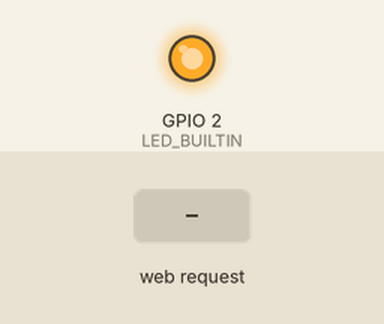
Recording of a program running on a simulated ESP8266 (NodeMCU). Parts: output pins drawn as LEDs (lit = HIGH, except the on-board LED, lit = LOW). The inputs (shaded band) are chosen by the test bench. WiFi joins after 1.5 s; servers stay silent unless stated; what the program prints to the serial monitor is not drawn.

Above: at 2.7 s.
2.8 s: HTTP request GET /led5_on received
At 4.0 s:
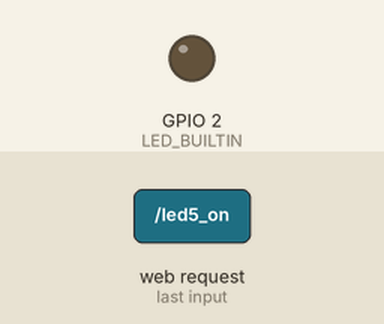
4.3 s: HTTP request GET /led5_off received
At 5.1 s:
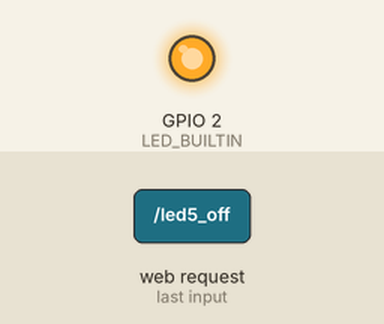
Timing chart, 0 to 7.3 s (numbered marks = the images above; inputs shaded):
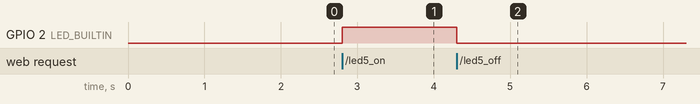

The program:

main.cpp
```cpp
#include <Arduino.h>
#include <ESP8266WiFi.h>

// Nome do seu wifi
const char* ssid = "JRBS";

// Senha do seu wifi
const char* password = "joao15jrbs00";

// Porta de comunicacao (normalmente se utiliza a 80 ou 8080)
WiFiServer server(80);

void setup() {
  // Para o node mcu esp8266 a velocidade do monitor serial e 115200
  Serial.begin(115200);
  delay(10);

  pinMode(LED_BUILTIN, OUTPUT);
  digitalWrite(LED_BUILTIN, 0);

  // Mostra no monitor serial informacoes de conexao da rede
  Serial.println();
  Serial.println();
  Serial.print("conectando em ");
  Serial.println(ssid);

  // Inicializando a conexao
  WiFi.begin(ssid, password);

  /* Enquanto nao conseguir conectar
    imprime um ponto na tela (dá a ideia de que esta carregando) */

  while (WiFi.status() != WL_CONNECTED) {
    delay(500);
    Serial.print(".");
  }

  Serial.println("");
  Serial.println("WiFi connectado");

  // Inicializa o servidor (nesse caso o proprio esp8266)
  server.begin();
  Serial.println("Servidor inicializado");

  // Mostra o IP do servidor
  Serial.println(WiFi.localIP());
}

void loop() {

  // Guarda o status do servidor
  WiFiClient client = server.available();
  if ( ! client) {
    return;
  }

  // Quando estiver alguem acessando
  Serial.println("Novo Cliente");

  // Enquanto nao tiver cliente
  while ( ! client.available()) {
    delay(1);
  }

  // Lê caracteres do buffer serial
  String req = client.readStringUntil('\r');
  Serial.println(req);
  client.flush();

  // Verifica se existe a substring led5_on
  if (req.indexOf("led5_on") != -1) {
    digitalWrite(LED_BUILTIN, 1);
    Serial.println(req.indexOf("led5_on"));

  } else if (req.indexOf("led5_off") != -1) {
    digitalWrite(LED_BUILTIN, 0);
    Serial.println(req.indexOf("led5_off"));
  }

  Serial.println("Cliente desconectado");
}
```

Measured:
- after the input at 2.8 s, GPIO 2 (LED_BUILTIN): LOW → HIGH at once
- after the input at 4.3 s, GPIO 2 (LED_BUILTIN): HIGH → LOW at once
